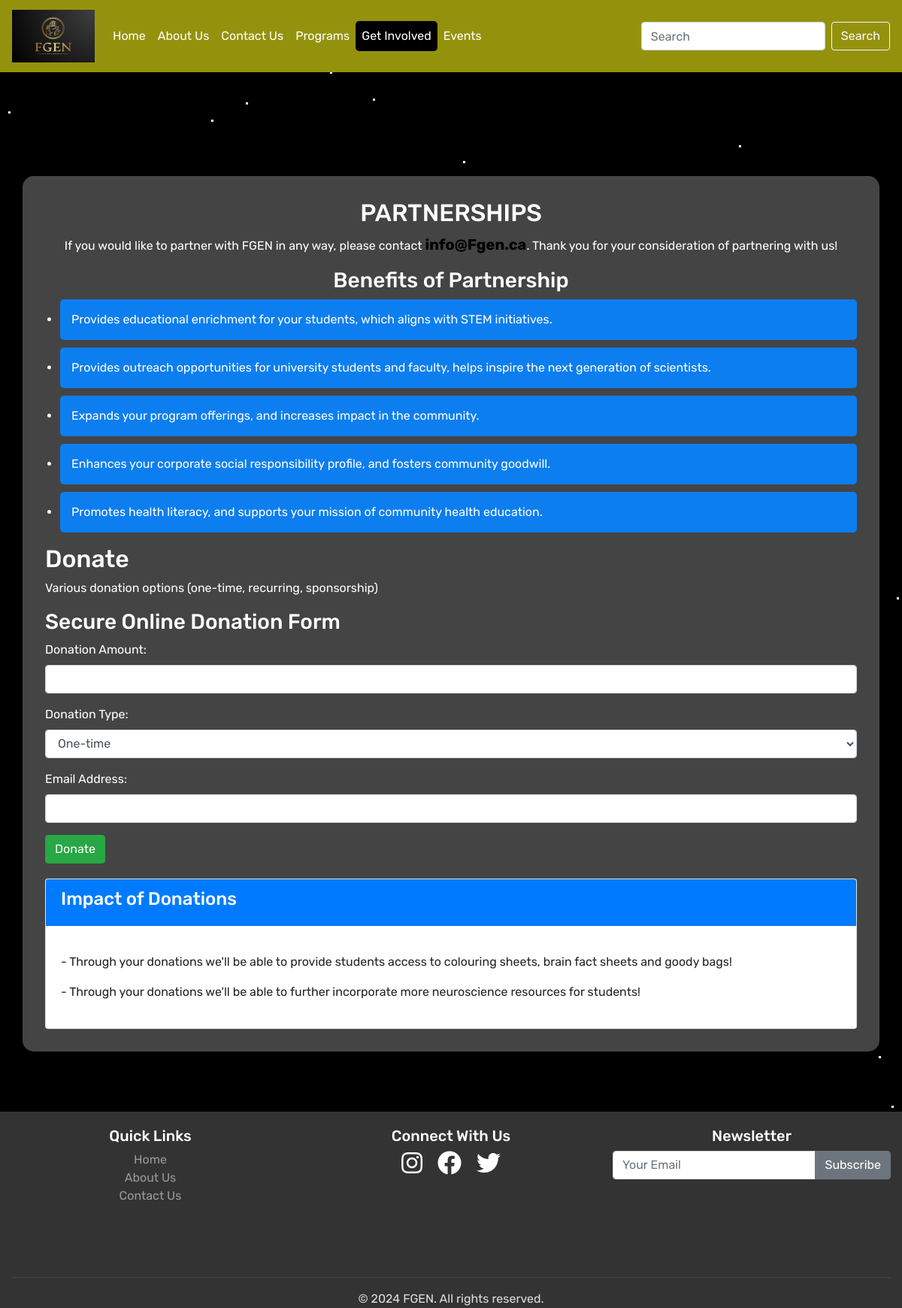
/involved/, run on the app's committed database.
### new_App/models.py (models this page shows, shortened)
class WebData(models.Model):
    page_name = models.CharField(max_length=255)
    title = models.CharField(max_length=200)
    description_text = models.TextField()
    created_At = models.DateTimeField(default=timezone.now)

### new_App/views.py (the view, shortened to what this page needs)
# urls.py: path('involved/', views.getinvolved_page, name='get_involved'),
def getinvolved_page(request):
    stripe.api_key = settings.STRIPE_SECRET_KEY_TEST
    benefit_data = WebData.objects.filter(page_name = 'GetInvolved')
    impact_data = WebData.objects.filter(page_name = 'GetInvolved_Impact')
    context = {
        'benefit_data':benefit_data,
        'impact_data':impact_data,
        'active_page': 'getinvolved'
    }
    return render(request, 'getinvolved.html', context)

### new_App/templates/getinvolved.html (shortened to what this page needs)
{% extends 'base.html' %}
{% load static %}
{% block content %}
   <br><br>
   <div class="container container-getinvolved">
    <div class="row">
      <div class="col-md-12 col-sm-12 col-lg-12">
          <h2 class="text-center text-white">PARTNERSHIPS</h2>
          <p class="text-center text-white"> If you would like to partner with FGEN in any way, please contact <span style="color:black;font-weight:bold;font-size:20px">info@Fgen.ca</span>. Thank you for your consideration of partnering with us!</p>
          <h3 class="text-center text-white">Benefits of Partnership</h3>
          <ul class="benefits-list">
              {% for b in benefit_data %}
                  <li class="benefit-item">{{ b.description_text }}</li>
              {% endfor %}
          </ul>
      </div>
  </div>
    <div class="row text-white">
      <div class="col-md-12 col-sm-12 col-lg-12">
        <h2>Donate</h2>
        <p>Various donation options (one-time, recurring, sponsorship)</p>
        <h3>Secure Online Donation Form</h3>
        <form enctype="multipart/form-data" method="post" action="{% url 'get_involved' %}">
          <div class="form-group">
            <label for="donationAmount">Donation Amount:</label>
            <input type="number" class="form-control" id="donationAmount" name="donation_amount">
          </div>
          <div class="form-group">
            <label for="donationType">Donation Type:</label>
            <select class="form-control" id="donationType" name="donation_type">
              <option value="one_time">One-time</option>
            </select>
          </div>
          <div class="form-group">
            <label for="email">Email Address:</label>
            <input type="email" class="form-control" id="email" name="email">
          </div>
          <button type="submit" class="btn btn-success btn-success-getinvolved">Donate</button>
        </form>
      </div>
    </div>
    <div class="row text-black">
      <div class="col-md-12 col-sm-12 col-lg-12">
        <div class="card impact-card">
          <div class="card-header bg-primary text-white">
              <h4>Impact of Donations</h4>
          </div>
          <div class="card-body text-black">
              {% for i in impact_data %}
              <div class="example mt-3">
                  <p> - {{i.description_text}}</p>
              </div>
              {% endfor %}
          </div>
      </div>
      </div>
    </div>
  </div>
</div>
{% endblock %}

### new_App/static/assets/css/style.css (style rules this page uses)
body { font-family: Arial, sans-serif; background-color: #f8f9fa; display: flex; min-height: 100vh; flex-direction: column; padding-bottom: 130px; }
.container-getinvolved { background-color: #444; border-radius: 15px; margin-top:30px; margin-bottom:30px; padding: 30px; }
.btn-success-getinvolved { background-color: #28a745; border-color: #28a745; }
.impact-card { margin-top:20px; }
.benefits-list { padding-left: 20px; }
.benefit-item { background: #0d7ef0; margin-bottom: 10px; padding: 15px; color:white; border-radius: 5px; transition: background 0.3s ease; }

### data on the page
WebData: description_text "Provides educational enrichment for your students, which aligns with STEM initiatives."
WebData: description_text "Provides outreach opportunities for university students and faculty, helps inspire the next generation of scientists."
WebData: description_text "Expands your program offerings, and increases impact in the community."
WebData: description_text "Enhances your corporate social responsibility profile, and fosters community goodwill."
WebData: description_text "Promotes health literacy, and supports your mission of community health education."
WebData: description_text "Through your donations we'll be able to provide students access to colouring sheets, brain fact sheets and goody bags!"
WebData: description_text "Through your donations we'll be able to further incorporate more neuroscience resources for students!"
